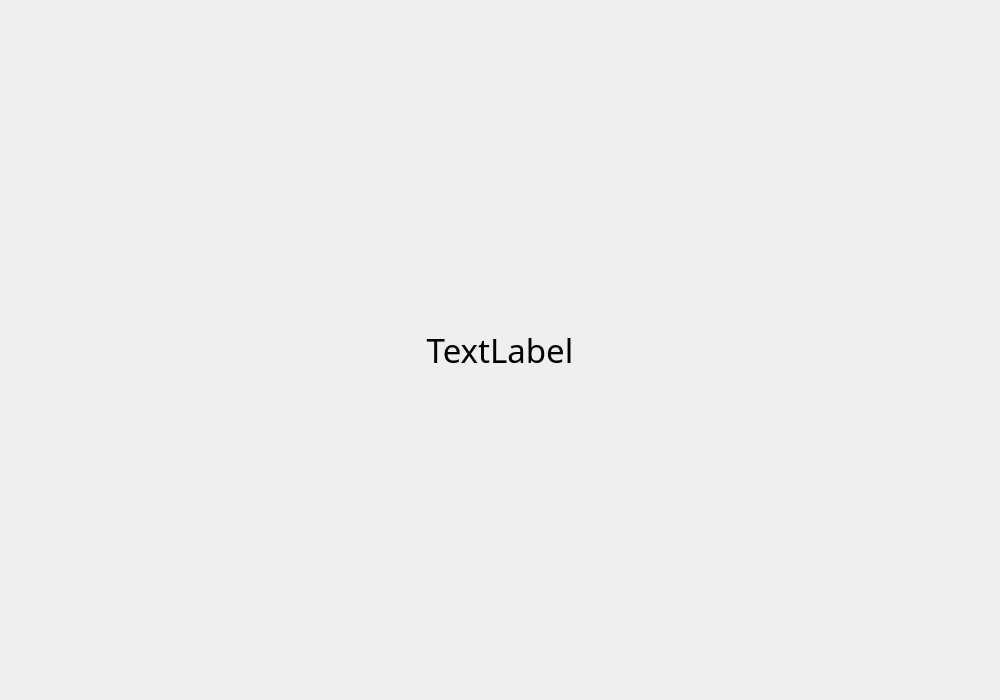
<?xml version="1.0" encoding="UTF-8"?>
<ui version="4.0">
 <class>Property</class>
 <widget class="QWidget" name="Property">
  <property name="geometry">
   <rect>
    <x>0</x>
    <y>0</y>
    <width>1000</width>
    <height>700</height>
   </rect>
  </property>
  <property name="windowTitle">
   <string>property</string>
  </property>
  <layout class="QVBoxLayout" name="verticalLayout">
   <item>
    <widget class="QLabel" name="title">
     <property name="maximumSize">
      <size>
       <width>16777215</width>
       <height>100</height>
      </size>
     </property>
     <property name="font">
      <font>
       <family>Microsoft JhengHei</family>
       <pointsize>25</pointsize>
      </font>
     </property>
     <property name="text">
      <string>TextLabel</string>
     </property>
     <property name="alignment">
      <set>Qt::AlignmentFlag::AlignCenter</set>
     </property>
    </widget>
   </item>
   <item>
    <layout class="QFormLayout" name="configWidget"/>
   </item>
  </layout>
 </widget>
 <resources/>
 <connections/>
</ui>
